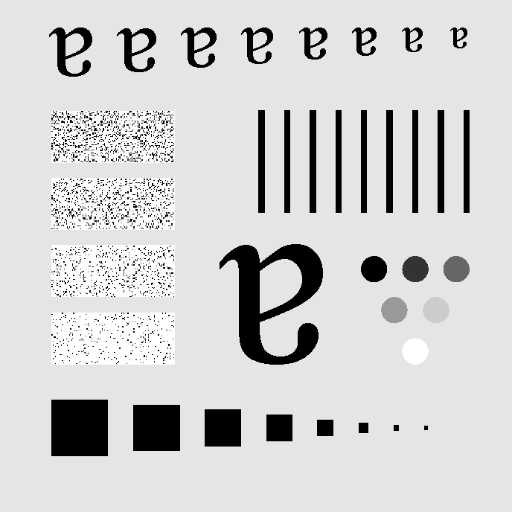
#> input picture Assignment 3/characters.png, 512 x 512 px
$ jupyter execute testing.ipynb
#> lines starting #> are read from the running program, lines starting #| are printed output that depends on the picture
[cell 1]
import numpy as np
import cv2
import matplotlib.pyplot as plt

[cell 2]
image = cv2.imread('characters.png',0)
#> image is the input picture: shape (512, 512); min 0, max 255, mean 207.3
N , N = image.shape
#> N = 512
N
#> Out = 512

[cell 3]
m = np.array([np.linspace(0, N-1, N)])                                    # Create an array of length M having separation of index a
n = m.T
#> n = 512 values from 0 to 511
indexed = m*n
indexed

[cell 4]
A = np.round(np.exp((-1j*2*np.pi*indexed)/N))
AT = np.ndarray.conjugate(A)
AT

[cell 5]
out = np.dot(AT, image)
out

[cell 6]
out1 = np.dot(out, A)
#out1 = np.ndarray.conjugate(out1)
#out2 = out1.T

[cell 7]
dftmtx = np.fft.fft2(image)

[cell 8]
plt.imshow(np.log(1 + np.abs(out1)), cmap='gray')
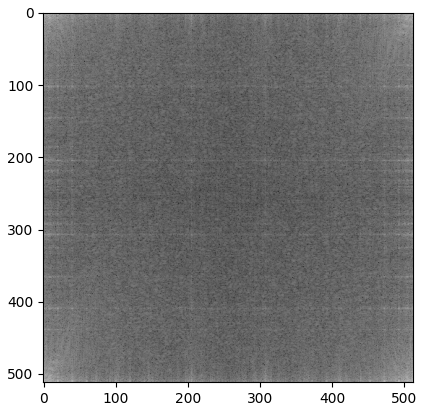
#> figure drawn by matplotlib, 1 panel

[cell 9]
plt.imshow(np.log(1 + np.abs(dftmtx)), cmap='gray')

[cell 10]
def twoD_DFT(N, image):
    #image = cv2.resize(image, (512, 512))
    m = np.array([np.linspace(0, N-1, N)])                                    # Create an array of length M having separation of index a
    n = m.T
    indexed_matrix = m*n
    twiddle = np.round(np.exp((-1j*2*np.pi*indexed_matrix)/N))
    twiddle_hermitian = np.ndarray.conjugate(twiddle)

    output = (np.dot(twiddle_hermitian, image, twiddle).T)

    return output

[cell 11]
image = np.array([[1,2,3,4,5,6],
[11,23,4,5,6,0],
[1,2,3,4,5,6],
[1,2,3,14,5,26],
[0,2,3,4,5,6],
[1,2,3,4,5,60]
])

[cell 12]
# = cv2.imread('Images\dynamicSine.png', 0)
M, N = image.shape

[cell 13]
dft_image = twoD_DFT(N, image)
df = np.fft.fft2(image)
dft_image, df

[cell 14]
dft_image = twoD_DFT(N, image)
plt.subplot(1,2,1)
plt.imshow(np.log(1 + np.abs(dft_image)), cmap='gray')
df = np.fft.fft2(image)
plt.subplot(1,2,2)
plt.imshow(np.log(1+ abs(df)), cmap='gray')
plt.show()
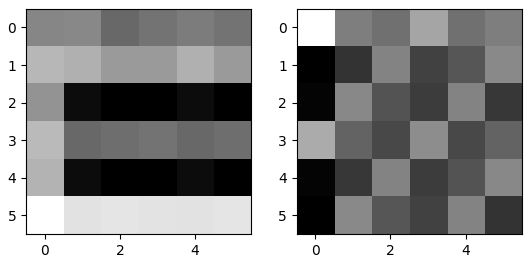
#> figure drawn by matplotlib, 2 panels
